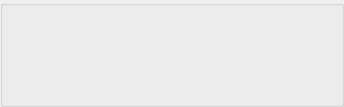
<?xml version="1.0" encoding="UTF-8"?>
<ui version="4.0">
 <class>Performance</class>
 <widget class="QGroupBox" name="Performance">
  <property name="geometry">
   <rect>
    <x>0</x>
    <y>0</y>
    <width>344</width>
    <height>107</height>
   </rect>
  </property>
  <property name="windowTitle">
   <string>GroupBox</string>
  </property>
  <property name="title">
   <string/>
  </property>
 </widget>
 <resources/>
 <connections/>
</ui>
